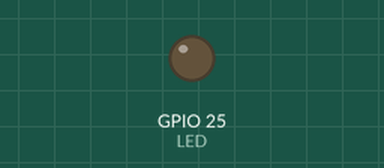
A program run on a simulated ESP32 board running MicroPython. Shown: output pins drawn as LEDs (lit = HIGH).

Above: at 0.15 s.
Timing chart, 0 to 1.6 s (numbered marks = the images above):
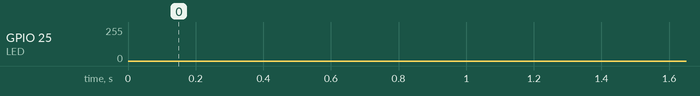

The program:

LED_fader.py
```python
# LED_fader.py

import machine
from time import sleep

LED = machine.Pin(25)

# create the PWM object
pwmLED = machine.PWM(LED)

timedelay = 0.001
pwmLED.freq(5000)

while True:
  for dc in range (0, 1023):
    pwmLED.duty(dc)
    pwmLED
    sleep(timedelay)
  for dc in range (1023, 0, -1):
    pwmLED.duty(dc)
    pwmLED
    sleep(timedelay)


    
```
